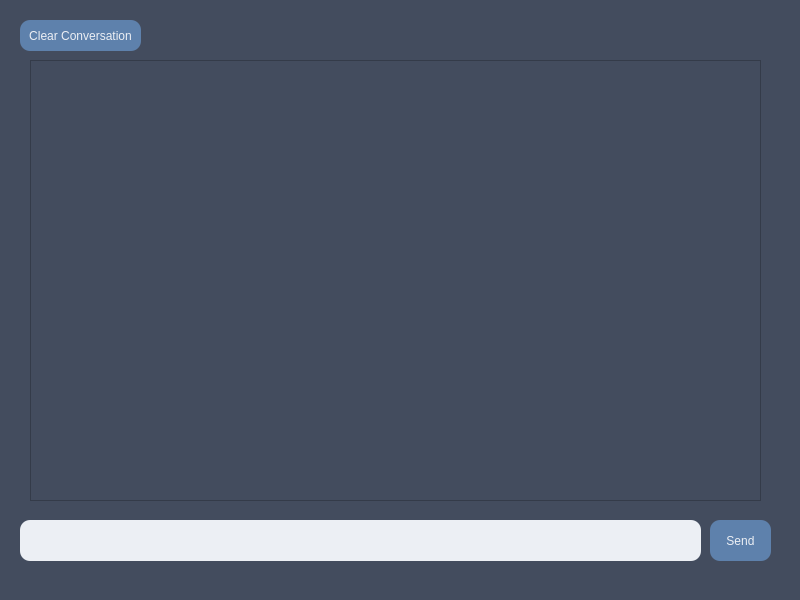
<?xml version="1.0" encoding="UTF-8"?>
<ui version="4.0">
 <class>MainWindow</class>
 <widget class="QMainWindow" name="MainWindow">
  <property name="geometry">
   <rect>
    <x>0</x>
    <y>0</y>
    <width>800</width>
    <height>600</height>
   </rect>
  </property>
  <property name="windowTitle">
   <string>Moisil Chatbot</string>
  </property>
  <property name="styleSheet">
   <string notr="true">background-color:rgb(67, 76, 94)</string>
  </property>
  <widget class="QWidget" name="centralwidget">
   <widget class="QPushButton" name="SendButton">
    <property name="geometry">
     <rect>
      <x>710</x>
      <y>520</y>
      <width>61</width>
      <height>41</height>
     </rect>
    </property>
    <property name="styleSheet">
     <string notr="true">
background-color:rgb(94, 129, 172);
color:rgb(236, 239, 244);
border-radius:10px;
font: 8pt &quot;HoloLens MDL2 Assets&quot;;</string>
    </property>
    <property name="text">
     <string>Send</string>
    </property>
   </widget>
   <widget class="QTextEdit" name="TextInput">
    <property name="geometry">
     <rect>
      <x>20</x>
      <y>520</y>
      <width>681</width>
      <height>41</height>
     </rect>
    </property>
    <property name="styleSheet">
     <string notr="true">background-color:rgb(236, 239, 244);
border-radius: 10px;
color:#5e81ac;</string>
    </property>
    <property name="documentTitle">
     <string/>
    </property>
   </widget>
   <widget class="QPushButton" name="ClearButton">
    <property name="geometry">
     <rect>
      <x>20</x>
      <y>20</y>
      <width>121</width>
      <height>31</height>
     </rect>
    </property>
    <property name="styleSheet">
     <string notr="true">
background-color:rgb(94, 129, 172);
color:rgb(236, 239, 244);
border-radius:10px;
font: 8pt &quot;HoloLens MDL2 Assets&quot;;</string>
    </property>
    <property name="text">
     <string>Clear Conversation</string>
    </property>
   </widget>
   <widget class="QScrollArea" name="scrollArea">
    <property name="geometry">
     <rect>
      <x>30</x>
      <y>60</y>
      <width>731</width>
      <height>441</height>
     </rect>
    </property>
    <property name="widgetResizable">
     <bool>true</bool>
    </property>
    <widget class="QWidget" name="scrollAreaWidgetContents">
     <property name="geometry">
      <rect>
       <x>0</x>
       <y>0</y>
       <width>729</width>
       <height>439</height>
      </rect>
     </property>
    </widget>
   </widget>
  </widget>
  <widget class="QStatusBar" name="statusbar"/>
 </widget>
 <resources/>
 <connections/>
</ui>
